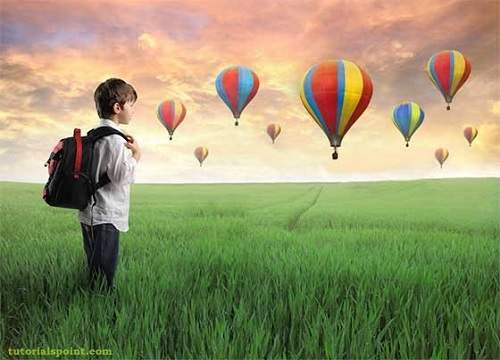
#> input picture Lab-V/4.png, 500 x 360 px
$ python 4.py
#> lines starting #> are read from the running program, lines starting #| are printed output that depends on the picture
import numpy as np
import matplotlib.pyplot as plt
import cv2 as cv
import skimage.io as io
img=io.imread("4.png")
#> img is the input picture: shape (360, 500, 3); mean R, G, B 149.3, 148.1, 107.9
print("Shape of image :",img.shape)
#| Shape of image : (360, 500, 3)
img1=cv.GaussianBlur(img,(5,5),cv.BORDER_DEFAULT)
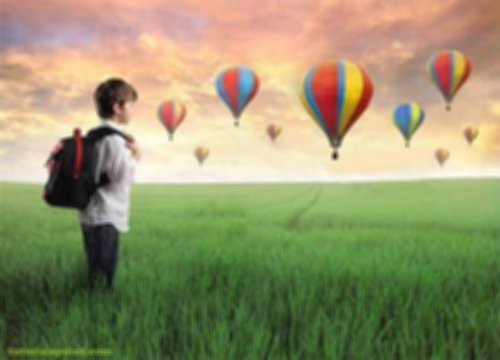
#> img1: shape (360, 500, 3); mean R, G, B 149.2, 148.1, 107.9
t=["Orginal Image","Gaussian Blur"]
im=[img,img1]
for i in range(2):
    plt.subplot(1,2,i+1)
    plt.title(t[i])
    plt.imshow(im[i])
    plt.axis('off')
plt.show()
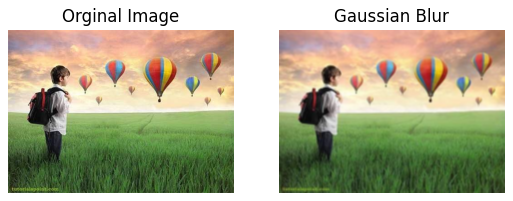
#> figure drawn by matplotlib, 2 panels

$ run again, with Lab-V/1.png copied over Lab-V/4.png
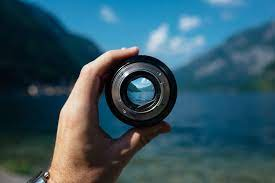
#> input picture Lab-V/1.png, 275 x 183 px
#> img is the input picture: shape (183, 275, 3); mean R, G, B 51.6, 85.9, 99.2
#| Shape of image : (183, 275, 3)
#> `img1=cv.GaussianBlur(img,(5,5),cv.BORDER_DEFAULT)`:
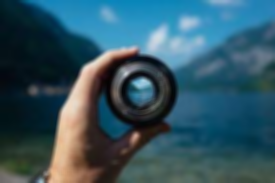
#> img1: shape (183, 275, 3); mean R, G, B 51.6, 85.9, 99.2
#> `plt.show()`:
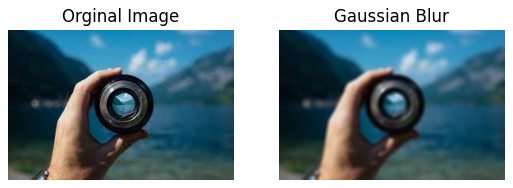
#> figure drawn by matplotlib, 2 panels

$ run again, with Lab-V/3.png copied over Lab-V/4.png
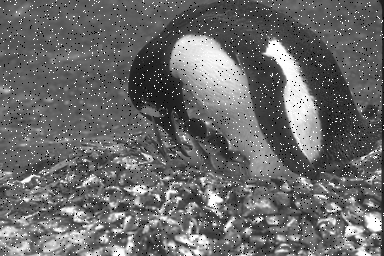
#> input picture Lab-V/3.png, 384 x 256 px
#> img is the input picture: shape (256, 384); min 0, max 255, mean 106
#| Shape of image : (256, 384)
#> `img1=cv.GaussianBlur(img,(5,5),cv.BORDER_DEFAULT)`:
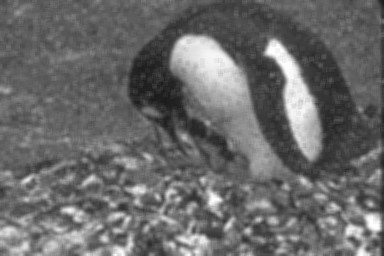
#> img1: shape (256, 384); min 26, max 255, mean 106
#> `plt.show()`:
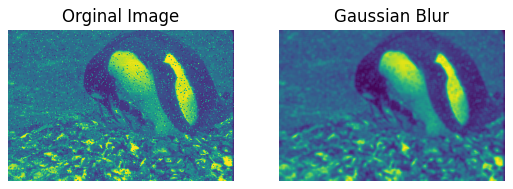
#> figure drawn by matplotlib, 2 panels
